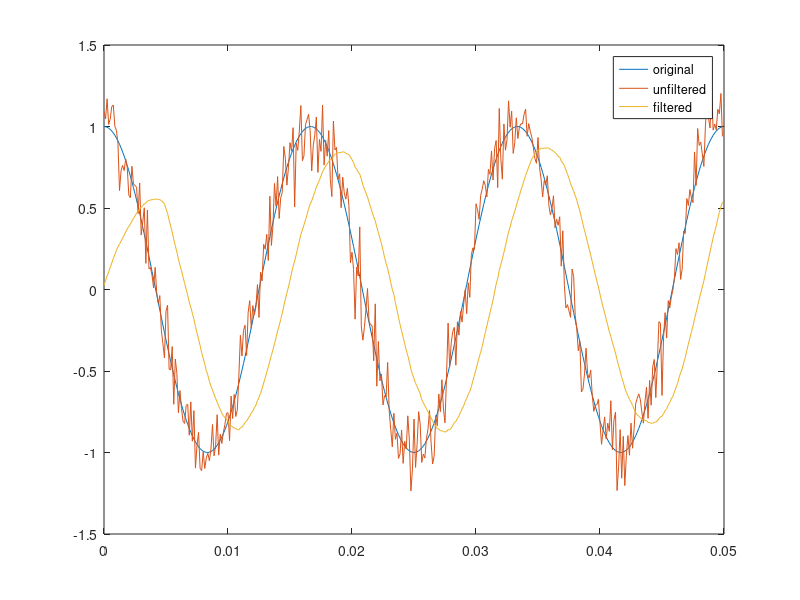

This chart was generated by the following MATLAB code:
% MOVING AVERAGE FIR FILTER
% Keegan Crankshaw
% EEE4022S 
% create a sine wave
% add random noise
% pass noisy sine wave through filter
% compare results

% Parameters
%digits(4)                   % set the precision MATLAB deafulats to 16
%disp(digits);
Fs = 8000;                   % samples per second
StopTime = 0.05;             % seconds
Fc = 60;                     % hertz
NumTaps = 40;                % number of filter taps


% Create Sine wave
% Credits to Rick Rosson
% https://www.mathworks.com/matlabcentral/answers/36428-sine-wave-plot#answer_45572
dt = 1/Fs;                   % seconds per sample
t = (0:dt:StopTime-dt)';     % seconds

% Sine wave:
x = cos(2*pi*Fc*t);

% Add noise to sine wave
y = awgn(x,15,'measured');

% Create Filter and pass signal through
B = 1/NumTaps*ones(NumTaps,1);
out = filter(B,1,y);

% Compare original and reconstructed signal
plot(t, [x y out])
legend('original', 'unfiltered', 'filtered');

% Get the frequency response
%[H, W] = freqz(B, 1)

%b = cast(B,'uint16');
%[h, w] = freqz(b, 1)
